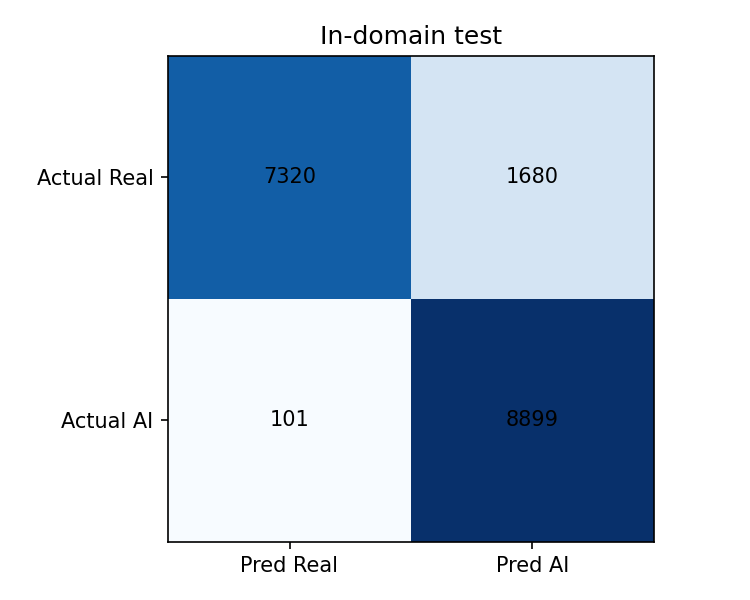
#> input picture VIT_Model/ML/VIT_models/confusion_matrices.png, 750 x 600 px
$ python -i degradation_benchmark.py   (imports and definitions only)
#> lines starting #> are read from the running program, lines starting #| are printed output that depends on the picture
#> further down, picture is the input picture: PIL image 750x600 RGBA; mean R, G, B, A 181.7, 199.3, 218.8, 255
import io
import os
import json
import numpy as np
from PIL import Image, ImageEnhance
import torch
from sklearn.metrics import roc_auc_score, f1_score, accuracy_score


def apply_jpeg_compression(image_pil, quality=50):
    """
    Simulates JPEG compression degradation at a specified quality factor (1-100).
    """
    buffer = io.BytesIO()
    image_pil.save(buffer, format="JPEG", quality=quality)
    buffer.seek(0)
    return Image.open(buffer).convert("RGB")


# [9 lines left out: function apply_resizing, not called in this run]


def apply_screenshot_simulation(image_pil, crop_ratio=0.08, jpeg_quality=75):
    """
    Simulates screenshot capture: slight boundary cropping, compression, and contrast shift.
    """
#> called with crop_ratio = 0.08, jpeg_quality = 75
    w, h = image_pil.size
#> w = 750; h = 600
    crop_w = int(w * crop_ratio)
#> crop_w = 60
    crop_h = int(h * crop_ratio)
#> crop_h = 48
    cropped = image_pil.crop((crop_w, crop_h, w - crop_w, h - crop_h)).resize((w, h), Image.Resampling.BILINEAR)
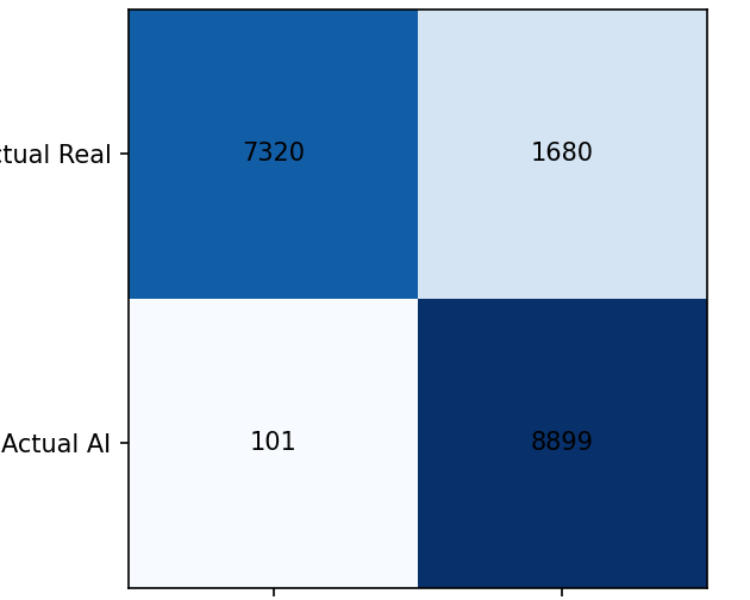
#> cropped: PIL image 750x600 RGBA; mean R, G, B, A 152.5, 177.5, 205.1, 255

    # Slight contrast shift
    enhancer = ImageEnhance.Contrast(cropped)
    cropped = enhancer.enhance(1.05)

    # Save as JPEG
    return apply_jpeg_compression(cropped, quality=jpeg_quality)


class DegradationBenchmark:
    """
    Comprehensive Degradation Benchmark Suite (Bonus C).
    Evaluates detector performance under JPEG compression, resizing, and screenshot artifacts.
    """
    def __init__(self, predictor):
        self.predictor = predictor

    # [74 lines left out: functions evaluate_image, run_benchmark_suite, _eval_dataset, not called in this run]

>>> from PIL import Image
>>> picture = Image.open('../../../VIT_Model/ML/VIT_models/confusion_matrices.png')
#> (the run stopped early here; a loop or call above may not have finished)

$ run again, on VIT_Model/ML/VIT_models/roc_curves.png
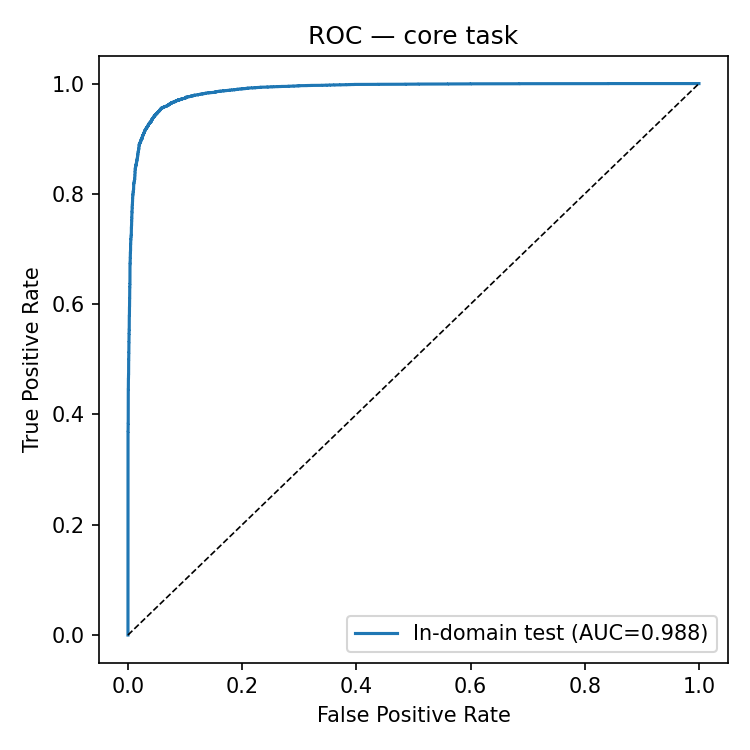
#> input picture VIT_Model/ML/VIT_models/roc_curves.png, 750 x 750 px
#> picture is the input picture: PIL image 750x750 RGBA; mean R, G, B, A 248.6, 249.1, 249.5, 255
#> in apply_screenshot_simulation, `cropped = image_pil.crop((crop_w, crop_h, w - crop_w, h - crop_h)).res..`:
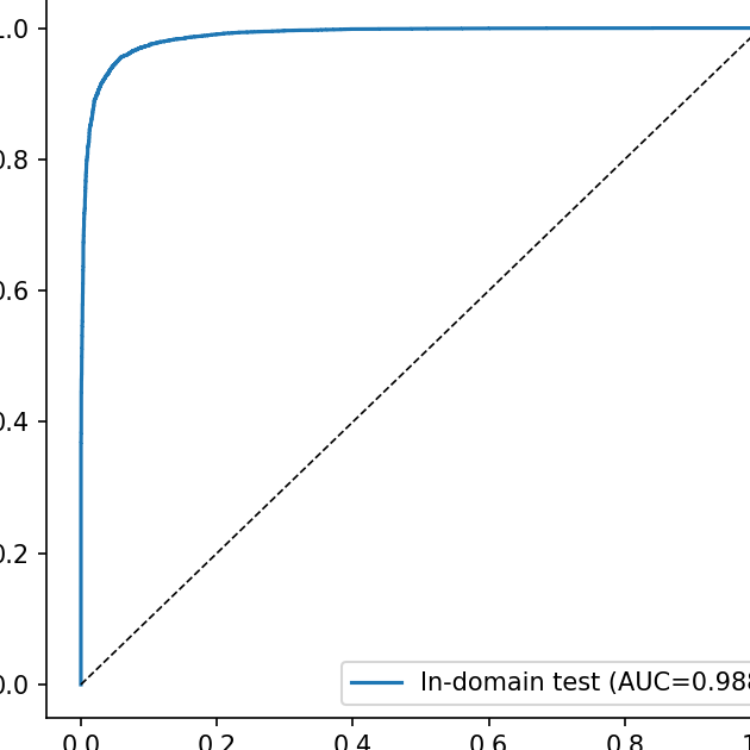
#> cropped: PIL image 750x750 RGBA; mean R, G, B, A 249.4, 250.2, 250.7, 255

$ run again, on VIT_Model/ML/VIT_models/training_curves.png
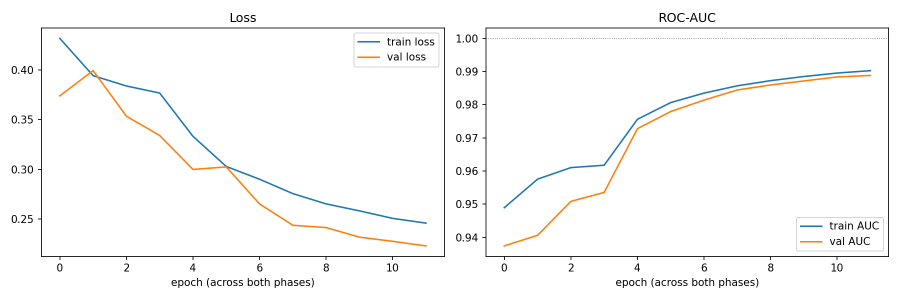
#> input picture VIT_Model/ML/VIT_models/training_curves.png, 1800 x 600 px (shown at 1/2 size)
#> picture is the input picture: PIL image 1800x600 RGBA; mean R, G, B, A 249.8, 249.5, 249.2, 255
#> in apply_screenshot_simulation, `cropped = image_pil.crop((crop_w, crop_h, w - crop_w, h - crop_h)).res..`:
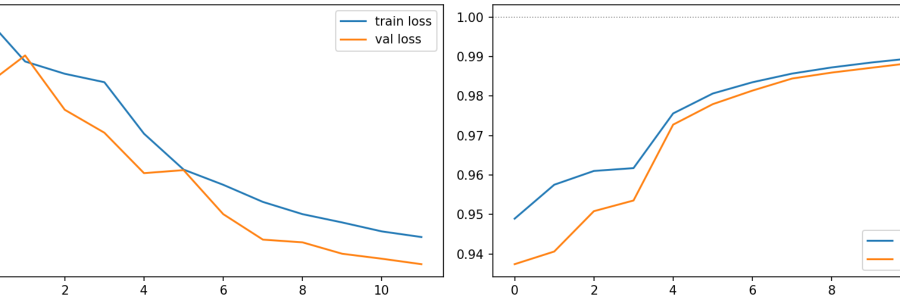
#> cropped: PIL image 1800x600 RGBA (shown at 1/2 size); mean R, G, B, A 250.2, 249.9, 249.5, 255
